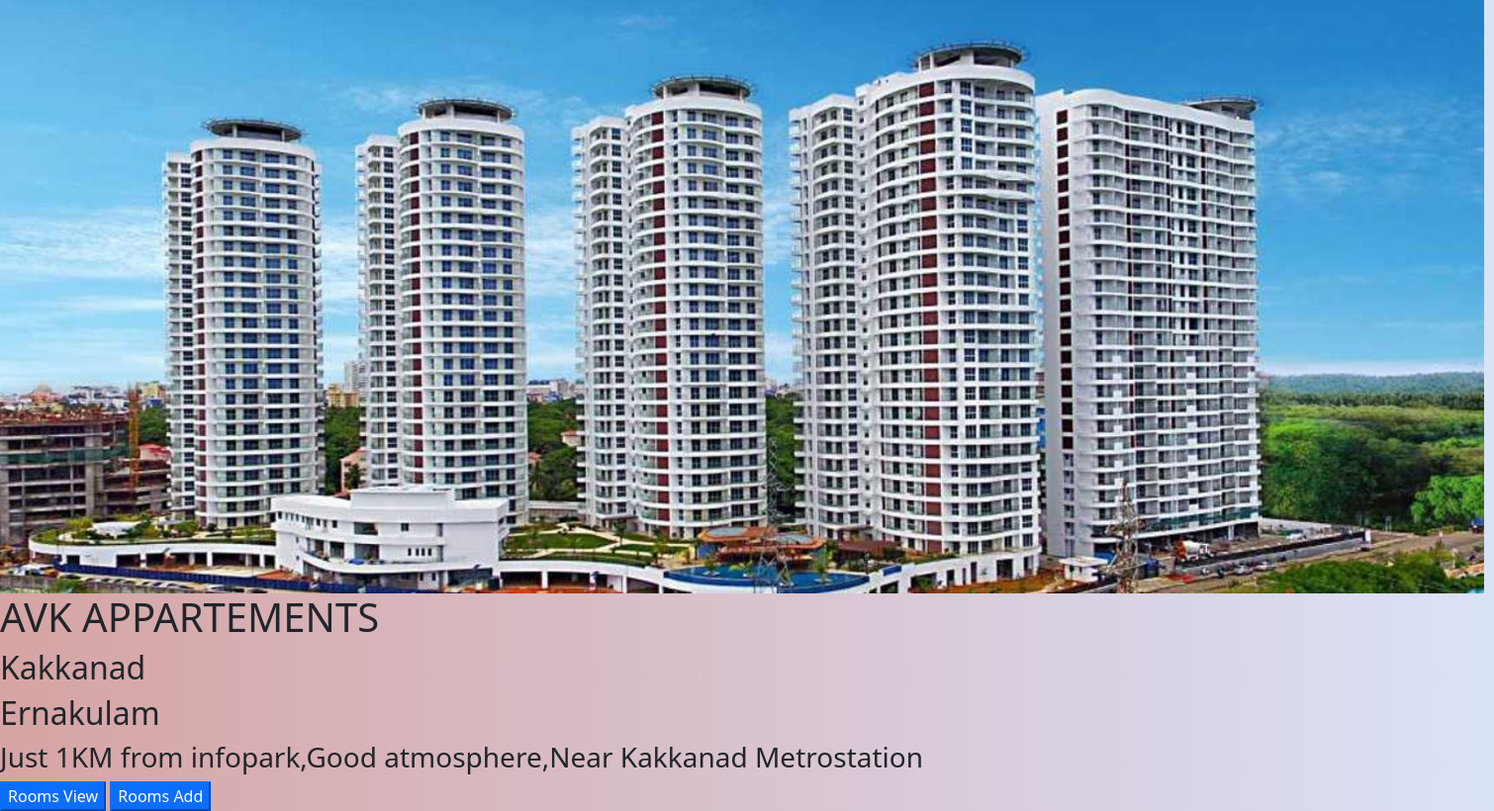
/realestate_app/prop_disp/, run on the app's committed database.
### realestate_app/models.py (models this page shows, shortened)
class property(models.Model):
    image=models.FileField(upload_to='realestate_app/static')
    property_name=models.CharField(max_length=50)
    address=models.CharField(max_length=50)
    location=models.CharField(max_length=50)
    features=models.CharField(max_length=70)

### realestate_app/views.py (the view)
# urls.py: path('prop_disp/',prop_disp),
def prop_disp(request):
    id=[]
    img=[]
    name=[]
    address=[]
    location=[]
    features=[]
    a=property.objects.all()
    for i in a:
        id1=i.id
        id.append(id1)
        img1=str(i.image).split('/')[-1]
        img.append(img1)
        name1=i.property_name
        name.append(name1)
        address1=i.address
        address.append(address1)
        location1=i.location
        location.append(location1)
        features1=i.features
        features.append(features1)
    mylist=zip(id,img,name,address,location,features)
    return render(request,'13.property_display2.html',{'data':mylist})

### realestate_app/templates/13.property_display2.html (shortened to what this page needs)
<!DOCTYPE html>
<html lang="en">
<head>
    <link href="https://cdn.jsdelivr.net/npm/bootstrap@5.0.2/dist/css/bootstrap.min.css" rel="stylesheet">
</head>
<body style="background: #DAE2F8;  /* fallback for old browsers */
background: -webkit-linear-gradient(to right, #D6A4A4, #DAE2F8);  /* Chrome 10-25, Safari 5.1-6 */
background: linear-gradient(to right, #D6A4A4, #DAE2F8); /* W3C, IE 10+/ Edge, Firefox 16+, Chrome 26+, Opera 12+, Safari 7+ */
">
{% for i,j,k,l,m,n in data %}
<img src="/static/{{j}}" style="width:1500px">
<h1>{{k}}</h1>
<h2>{{l}}</h2>
<h2>{{m}}</h2>
<h3>{{n}}</h3>
<a href="http://127.0.0.1:8000/realestate_app/room_display/"><button class="btn-primary">Rooms View</button></a>
<a href="http://127.0.0.1:8000/realestate_app/room_upload/{{i}}"><button class="btn-primary">Rooms Add</button></a>
{% endfor %}
</body>
</html>

### data on the page
property: data "AVK APPARTEMENTS", data "Kakkanad", data "Ernakulam", data "Just 1KM from infopark,Good atmosphere,Near Kakkanad Metrostation"
